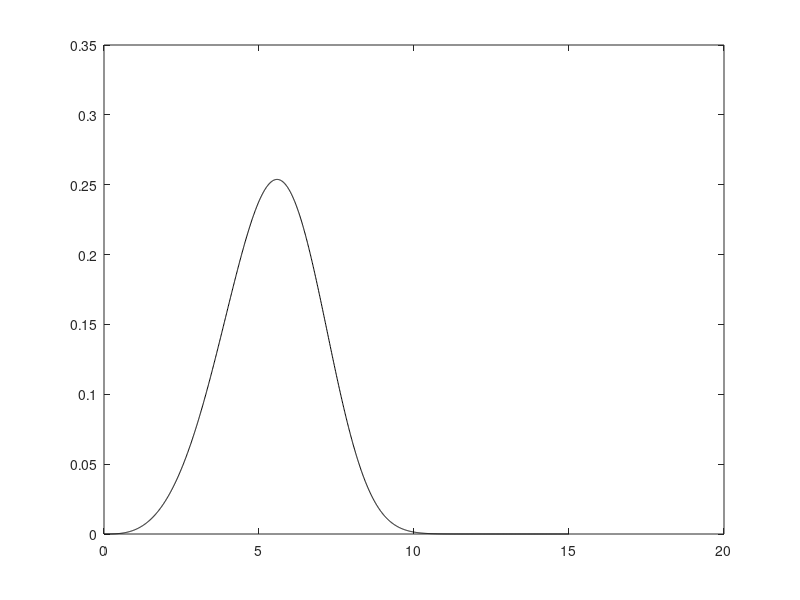

Write MATLAB code to recreate this figure. (Note: this script raises an error after producing the figure.)
clc;
clear;
x=0:0.01:15;
A=6;
B=4;
y=wblpdf(x,A,B);
myplot=plot(x,y,'k-');
myplot.LineWidth=2;
  xlabel('Product lifetime (years)');
  ylabel('PDF');
  set(gca,'FontSize',15,'FontName','TimesNewRoman');
  